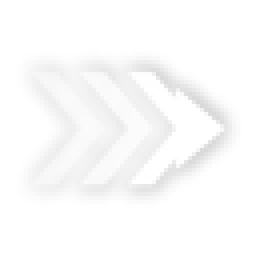
#> input picture assets/ui/ic_dash.png, 64 x 64 px, given as the content of the folder ../assets/ui/ic_dash.png, which was not available (shown 4 times larger)
$ python pixelize_ui.py ../assets/ui/ic_dash.png ../assets/ui/ic_missile.png
#> lines starting #> are read from the running program, lines starting #| are printed output that depends on the picture
# 把 assets/ui 下的 UI 贴图统一转成像素风：半分辨率重采样 → 硬边透明 → 限色 → 最近邻放大回原尺寸
# 用法：python3 tools/pixelize_ui.py <原图目录> <输出目录>
import sys, os, glob
from PIL import Image

SRC, OUT = sys.argv[1], sys.argv[2]
# 玩家方色板（金属黑灰 + 亮橙黄），外加白/灰用于图标
PAL = [(8, 8, 10), (20, 21, 24), (30, 32, 37), (38, 40, 45), (52, 55, 61), (78, 83, 92), (122, 128, 138),
       (180, 184, 190), (236, 236, 232), (255, 255, 255),
       (60, 40, 14), (110, 70, 14), (150, 96, 14), (205, 135, 20), (255, 176, 32), (255, 206, 84), (255, 232, 160),
       (200, 60, 50), (240, 96, 80), (90, 200, 120), (170, 140, 255)]
pal_img = Image.new("P", (1, 1))
flat = [c for rgb in PAL for c in rgb]
pal_img.putpalette(flat + [0] * (768 - len(flat)))

def chunk(name, w, h):
    if name.startswith("ic_"):
        return 2            # 技能图标：32×32 像素格
    if name in ("corner.png", "radar_ring.png"):
        return 2
    return 2

def pixelize(path, out):
#> called with path = '_only/ic_dash.png', out = '../assets/ui/ic_missile.png/ic_dash.png'
    name = os.path.basename(path)
    im = Image.open(path).convert("RGBA")
#> im is the input picture: PIL image 64x64 RGBA; mean R, G, B, A 70, 70, 70, 41.8
    w, h = im.size
#> w = 64; h = 64
    k = chunk(name, w, h)
#> k = 2
    sw, sh = max(1, w // k), max(1, h // k)
#> sw = 32; sh = 32
    small = im.resize((sw, sh), Image.BOX)
    r, g, b, a = small.split()
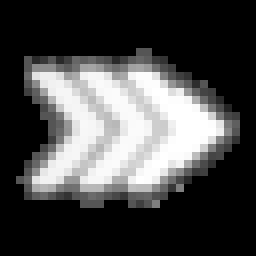
#> r: PIL image 32x32 L (shown 8 times larger); min 0, max 255, mean 72.6
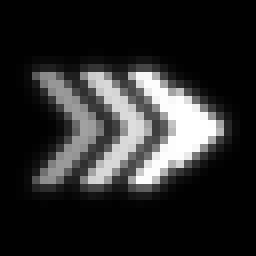
#> a: PIL image 32x32 L (shown 8 times larger); min 0, max 255, mean 42
    rgb = Image.merge("RGB", (r, g, b)).quantize(palette=pal_img, dither=Image.Dither.NONE).convert("RGB")
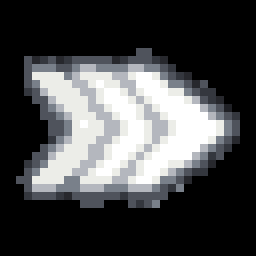
#> rgb: PIL image 32x32 RGB (shown 8 times larger); mean R, G, B 70.6, 71.6, 72.9
    # 透明度量化成 4 档，最低档直接剔除，杜绝半透明羽化边
    a = a.point(lambda v: 0 if v < 48 else (255 if v > 200 else (int(round(v / 64.0)) * 64)))
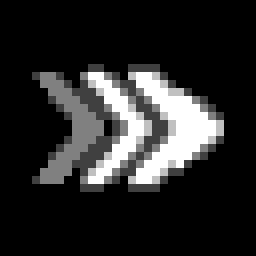
#> a: PIL image 32x32 L (shown 8 times larger); min 0, max 255, mean 40.5
    small = Image.merge("RGBA", (*rgb.split(), a))
    big = small.resize((sw * k, sh * k), Image.NEAREST)
    canvas = Image.new("RGBA", (w, h), (0, 0, 0, 0))
#> canvas: PIL image 64x64 RGBA; every value is 0
    canvas.paste(big, (0, 0))
    # 尺寸不能整除时，用最近邻补齐最后一行/列
    if sw * k != w or sh * k != h:
        canvas = small.resize((w, h), Image.NEAREST)
    canvas.save(out)

os.makedirs(OUT, exist_ok=True)
for p in sorted(glob.glob(os.path.join(SRC, "*.png"))):
    pixelize(p, os.path.join(OUT, os.path.basename(p)))
print("ok")

$ run again, on assets/ui/ic_overdrive.png
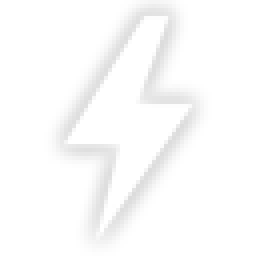
#> input picture assets/ui/ic_overdrive.png, 64 x 64 px, given as the content of the folder ../assets/ui/ic_overdrive.png, which was not available (shown 4 times larger)
#> in pixelize, im is the input picture: PIL image 64x64 RGBA; mean R, G, B, A 58.8, 58.8, 58.8, 45.6
#> in pixelize, `a = a.point(lambda v: 0 if v < 48 else (255 if v > 200 else (int(round..`:
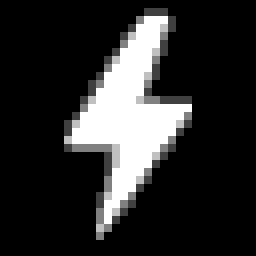
#> a: PIL image 32x32 L (shown 8 times larger); min 0, max 255, mean 43.9
#> in pixelize, `small = Image.merge("RGBA", (*rgb.split(), a))`:
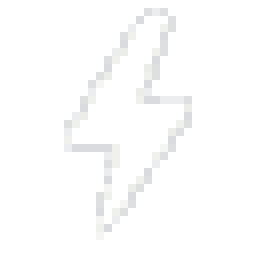
#> small: PIL image 32x32 RGBA (shown 8 times larger); mean R, G, B, A 59.8, 60.7, 62.2, 43.9; transparent parts drawn white
#> canvas: PIL image 64x64 RGBA; every value is 0
